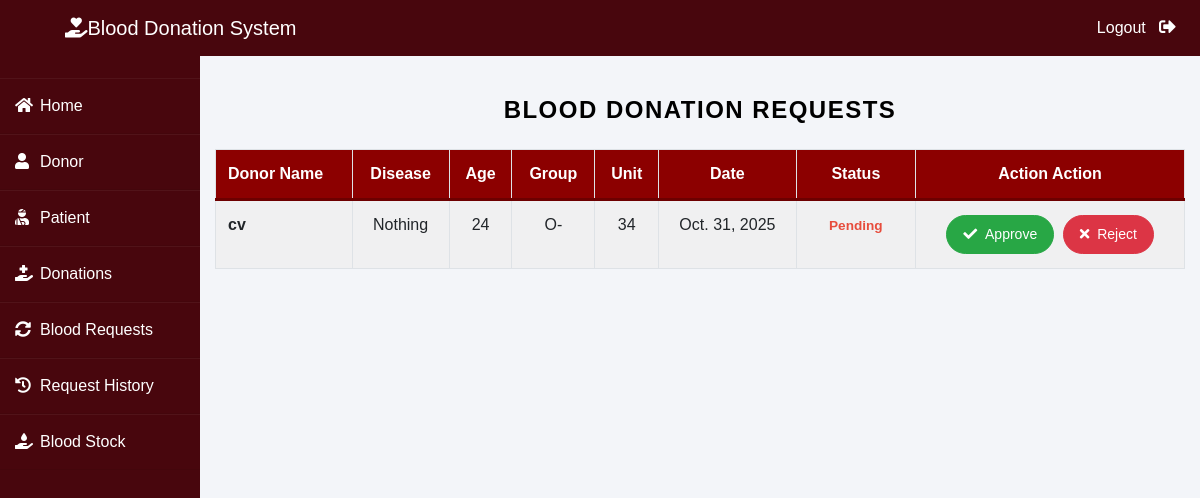
The page /admin-donation (signed in) on the database its author committed.
### donor/models.py (models this page shows, shortened)
class BloodDonate(models.Model):
    donor=models.ForeignKey(Donor,on_delete=models.CASCADE)
    disease=models.CharField(max_length=100,default="Nothing")
    age=models.PositiveIntegerField()
    bloodgroup=models.CharField(max_length=10)
    unit=models.PositiveIntegerField(default=0)
    status=models.CharField(max_length=20,default="Pending")
    date=models.DateField(auto_now=True)

class Donor(models.Model):
    user=models.OneToOneField(User,on_delete=models.CASCADE)
    profile_pic= models.ImageField(upload_to='profile_pic/Donor/',null=True,blank=True)
    bloodgroup=models.CharField(max_length=10)
    address = models.CharField(max_length=40)
    mobile = models.CharField(max_length=20,null=False)
    def __str__(self):
        return self.user.first_name

### blood/views.py (the view)
# urls.py: path('admin-donation', views.admin_donation_view,name='admin-donation'),
@login_required(login_url='adminlogin')
def admin_donation_view(request):
    donations=dmodels.BloodDonate.objects.all().filter(status='Pending')
    return render(request,'blood/admin_donation.html',{'donations':donations})

### templates/blood/admin_donation.html (shortened to what this page needs)
{% extends 'blood/adminbase.html' %}
{% block content %}
{% load widget_tweaks %}
{%load static%}
<br>
<div class="container my-4">
    <H4 class="text-center font-weight-bold text-uppercase pb-3" style="color: #000; letter-spacing: 1.5px;">
        Blood Donation Requests
    </H4>
    <div class="table-responsive">
        <table class="table table-light table-hover table-bordered table-striped shadow-sm rounded">
            <thead class="table-header">
                <tr>
                    <th scope="col" class="text-left">Donor Name</th>
                    <th scope="col" class="d-none d-sm-table-cell text-center">Disease</th>
                    <th scope="col" class="d-none d-sm-table-cell text-center">Age</th>
                    <th scope="col" class="text-center">Group</th>
                    <th scope="col" class="d-none d-sm-table-cell text-center">Unit</th>
                    <th scope="col" class="text-center">Date</th>
                    <th scope="col" class="text-center">Status</th>
                    <th class="text-center" scope="col">
                        <span class="d-none d-sm-inline">Action</span>
                        <span class="d-sm-none d-sm-inline" >Action</span>
                    </th>
                </tr>
            </thead>
            <tbody>
                {% for t in donations %}
                <tr>
                    <td class="donor-name-cell font-weight-bold">{{t.donor}}</td>
                    <td class="d-none d-sm-table-cell text-center">{{t.disease | default:"N/A"}}</td>
                    <td class="d-none d-sm-table-cell text-center">{{t.age}}</td>
                    <td class="text-center">{{t.bloodgroup}}</td>
                    <td class="d-none d-sm-table-cell text-center">{{t.unit}}</td>
                    <td class="text-center">{{t.date}}</td>
                    <td class="text-center">
                        {% if t.status == 'Pending' %}
                            <span class="label-badge status-pending">{{t.status}}</span>
                        {% elif t.status == 'Approved' %}
                            <span class="label-badge status-approved">{{t.status}}</span>
                        {% else %}
                            <span class="label-badge status-rejected">{{t.status}}</span>
                        {% endif %}
                    </td>
                    {% if t.status == 'Pending' %}
                    <td class="text-center text-nowrap">
                        <a href="{% url 'approve-donation' t.id %}"
                           class="btn btn-success badge-pill btn-action-sm shadow-sm"
                           title="Approve Donation">
                            <i class="fas fa-check"></i>
                            <span class="action-text d-none d-sm-inline ml-1">Approve</span>
                        </a>
                        <a href="{% url 'reject-donation' t.id %}"
                           class="btn btn-danger badge-pill btn-action-sm shadow-sm"
                           title="Reject Donation">
                            <i class="fas fa-times"></i>
                            <span class="action-text d-none d-sm-inline ml-1">Reject</span>
                        </a>
                    </td>
                    {% elif t.status == 'Approved' %}
                    <td class="text-center">
                        <span class="label-badge status-approved">{{t.unit}} Unit Added</span>
                    </td>
                    {% else %}
                    <td class="text-center">
                        <span class="label-badge status-rejected">0 Unit Added</span>
                    </td>
                    {% endif %}
                </tr>
                {% endfor %}
            </tbody>
        </table>
    </div>
</div>
{% endblock content %}

### templates/blood/adminbase.html (style rules this page uses)
* { margin: 0; padding: 0; box-sizing: border-box; list-style: none; text-decoration: none; font-family: 'Josefin Sans', sans-serif; }
body { background-color: #f3f5f9; }

### templates/blood/admin_donation.html (style rules this page uses)
.label-badge { color: white; padding: 5px 10px; display: inline-block; border-radius: 9999px; font-weight: 600; line-height: 1.2; font-size: 0.85rem; min-width: 80px; text-align: center; }
.status-pending { color: #E74C3C; }
.table-header { background-color: #8C0000; color: white; border-bottom: 3px solid #6D0000; font-weight: 700; }
.btn-action-sm { padding: 0.5rem 1rem; font-size: 0.875rem; margin: 2px; transition: all 0.2s ease; }

### rows shown on the page
BloodDonate: donor "cv", disease "Nothing", age "24", bloodgroup "O-", unit "34", date "Oct. 31, 2025", status "Pending", shows "Approve"
